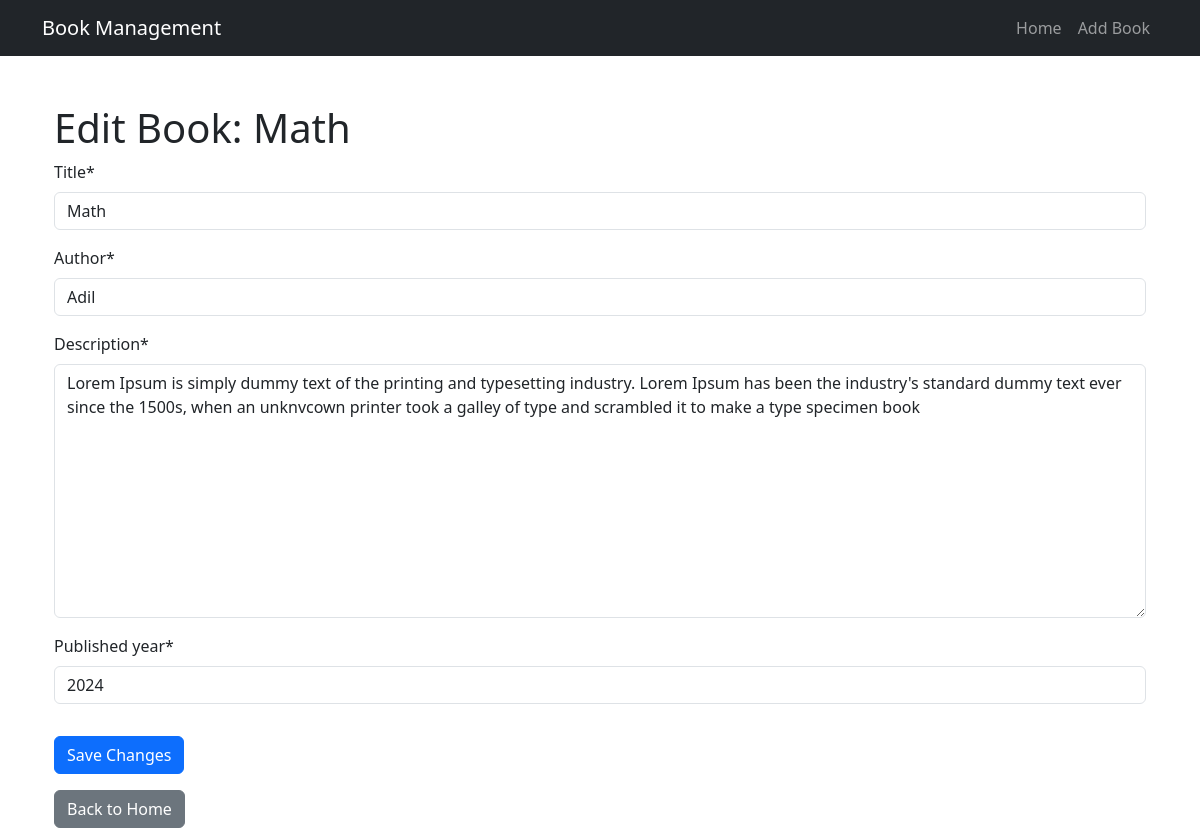
Before: /edit/5/ with the older database file.
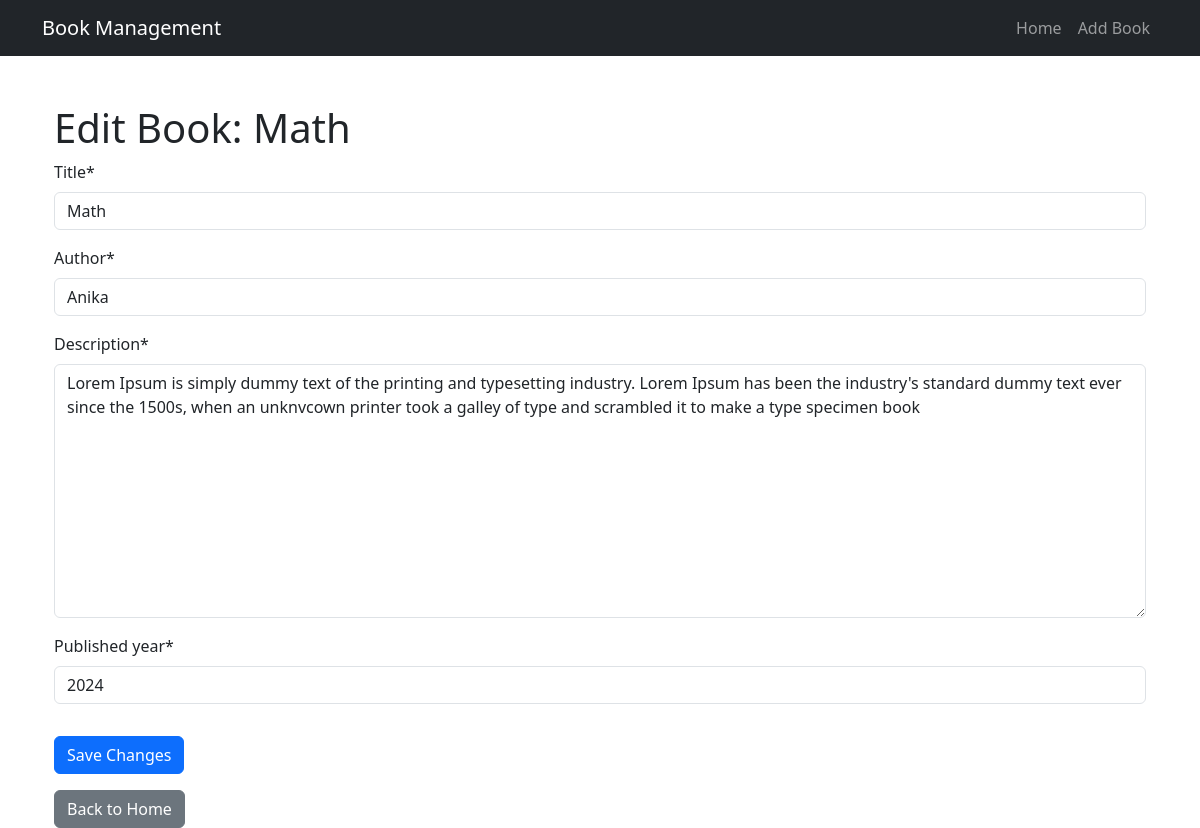
After: the same page with the newer database file.
### books/models.py (models this page shows, shortened)
class Book(models.Model):
    title = models.CharField(max_length=100)
    author = models.CharField(max_length=100)
    description = models.TextField()
    published_year = models.PositiveBigIntegerField()

### books/views.py (the view)
# urls.py: path('edit/<int:book_id>/',edit_book,name='edit_book')
def edit_book(request, book_id):
    book = Book.objects.get(id=book_id)
    if request.method == 'POST':
        form = BookForm(request.POST, instance=book)
        if form.is_valid():
            form.save()
            return redirect('homepage')
    else:
        form = BookForm(instance=book)
    return render(request, 'edit_book.html', {'form': form, 'book': book})

### books/forms.py
class BookForm(forms.ModelForm):
    class Meta:
        model = Book
        fields = ['title','author','description','published_year']

### templates/edit_book.html (shortened to what this page needs)
{% extends "base.html" %}
{% load crispy_forms_tags %}
{% block content %}
<div class="container mt-5">
    <h1>Edit Book: {{ book.title }}</h1>
    <form method="POST">
        {{ form|crispy }}
        <button type="submit" class="btn btn-primary mt-3">Save Changes</button>
    </form>
    <a href="{% url 'homepage' %}" class="btn btn-secondary mt-3">Back to Home</a>
</div>
{% endblock %}

Changed rows visible on the page:
changed Book "Math": author "Adil" → "Anika"
